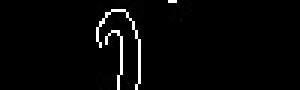
#> input picture one/edged.jpg, 100 x 30 px (shown 3 times larger)
$ python image_dessin.py
#> lines starting #> are read from the running program, lines starting #| are printed output that depends on the picture; after the words box and inside, x2 and y2 are one past the last pixel; in counts of white or black regions, pixels touching at a corner belong together
import cv2
from PIL import Image, ImageDraw, ImageChops
from matplotlib import pyplot as plt
import numpy as np


im = cv2.imread("edged.jpg")
#> im is the input picture: shape (30, 100, 3); min 0, max 255, mean 6.4
for x in range(im.shape[0]):
    for y in range(im.shape[1]):

        try:

            a = im[x,y]
            b = im[x-1,y]

            c = im[x-2,y+1]

            d = im[x-2,y+2]
            e = im[x-2,y+3]

            f = im[x-1,y+3]
            g = im[x,y+3]
            h = im[x+1,y+3]


            m = im[x+2,y+4]
            n = im[x+2,y+5]
            o = im[x+1,y+5]

            p = im[x+3,y-3]

            q = im[x+2,y-2]
            r = im[x+2,y-1]
            s = im[x+1,y-1]

        except:
            pass

        if a.all() == np.array([255,255,255]).all() and\
           b.all() == np.array([255,255,255]).all() and\
           c.all() == np.array([255,255,255]).all() and\
           d.all() == np.array([255,255,255]).all() and\
           e.all() == np.array([255,255,255]).all() and\
           f.all() == np.array([255,255,255]).all() and\
           g.all() == np.array([255,255,255]).all() and\
           h.all() == np.array([255,255,255]).all() and\
           m.all() == np.array([255,255,255]).all() and\
           n.all() == np.array([255,255,255]).all() and\
           o.all() == np.array([255,255,255]).all() and\
           q.all() == np.array([255,255,255]).all() and\
           r.all() == np.array([255,255,255]).all() and\
           s.all() == np.array([255,255,255]).all():
            print("ouais")


x=10
y=10


a = im[x,y]=0,0,255
#> im: shape (30, 100, 3); 0.03% of pixels changed, all inside (x1, y1, x2, y2) = (10, 10, 11, 11)
b = im[x-1,y] =0,0,255
#> im: shape (30, 100, 3); mean B, G, R 6.4, 6.4, 6.6

c = im[x-2,y+1]=0,0,255
#> im: shape (30, 100, 3); mean B, G, R 6.4, 6.4, 6.7

d = im[x-2,y+2]=0,0,255
#> im: shape (30, 100, 3); mean B, G, R 6.4, 6.4, 6.7
e = im[x-2,y+3]=0,0,255
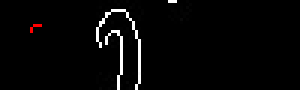
#> im: shape (30, 100, 3) (shown 3 times larger); mean B, G, R 6.4, 6.4, 6.8

f = im[x-1,y+3]=0,0,255
#> im: shape (30, 100, 3); 0.03% of pixels changed, all inside (x1, y1, x2, y2) = (13, 9, 14, 10)
g = im[x,y+3]  =0,0,255
#> im: shape (30, 100, 3); mean B, G, R 6.4, 6.4, 7
h = im[x+1,y+3] =0,0,255
#> im: shape (30, 100, 3); mean B, G, R 6.4, 6.4, 7.1


m = im[x+2,y+4]=0,0,255
#> im: shape (30, 100, 3); mean B, G, R 6.4, 6.4, 7.2
n = im[x+2,y+5]=0,0,255
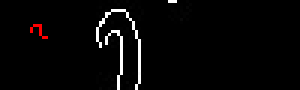
#> im: shape (30, 100, 3) (shown 3 times larger); mean B, G, R 6.4, 6.4, 7.3
o = im[x+1,y+5]=0,0,255
#> im: shape (30, 100, 3); 0.03% of pixels changed, all inside (x1, y1, x2, y2) = (15, 11, 16, 12)

p = im[x+3,y-3]=0,0,255
#> im: shape (30, 100, 3); mean B, G, R 6.4, 6.4, 7.4

q = im[x+2,y-2]=0,0,255
#> im: shape (30, 100, 3); mean B, G, R 6.4, 6.4, 7.5
r = im[x+2,y-1] =0,0,255
#> im: shape (30, 100, 3); mean B, G, R 6.4, 6.4, 7.6
s = im[x+1,y-1]=0,0,255
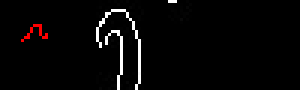
#> im: shape (30, 100, 3) (shown 3 times larger); mean B, G, R 6.4, 6.4, 7.7
cv2.imwrite("ta.png", im)
